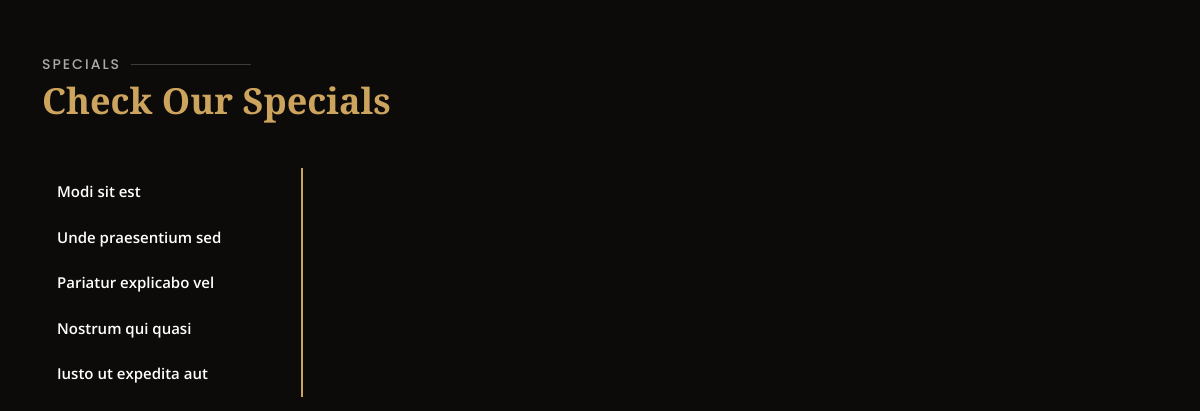
Page /specials.php on the committed database.
### tables this page shows
CREATE TABLE `specials` (
  `id` int(11) NOT NULL,
  `group_menu` varchar(255) NOT NULL,
  `groupname` varchar(255) NOT NULL,
  `img_specials` varchar(255) NOT NULL,
  `detail_specials` varchar(255) NOT NULL
);

### specials.php (the view, shortened to what this page needs)
<?php
include 'head.php';
include './inc_header.php';
include './connect/connect.php';
?>
<section id="specials" class="specials">
    <div class="container" data-aos="fade-up">
        <?php
        if(isset($_GET['action'])){
            $action = $_GET['action'];
            switch($action){
                case "en":
                    $sql = $conn->query("SELECT * FROM specials");
                    $rows = $sql->fetchAll(PDO::FETCH_ASSOC);
        ?>
        <div class="section-title">
            <h2>Specials</h2>
            <p>Check Our Specials</p>
        </div>
        <div class="row" data-aos="fade-up" data-aos-delay="100">
            <div class="col-lg-3">
                <ul class="nav nav-tabs flex-column">
                    <?php
                    foreach ($rows as $row) {
                    ?>
                    <li class="nav-item">
                        <a class="nav-link" data-bs-toggle="tab" href="#tab-<?php echo $row['id']; ?>"><?php echo $row['group_menu'] ?></a>
                    </li>
                    <?php } ?>
                </ul>
            </div>
            <div class="col-lg-9 mt-4 mt-lg-0">
                <div class="tab-content">
                    <?php
                    foreach ($rows as $row) {
                    ?>
                    <div class="tab-pane" id="tab-<?php echo $row['id']; ?>">
                        <div class="row">
                            <div class="col-lg-8 details order-2 order-lg-1">
                                <h3><?php echo $row['groupname']; ?></h3>
                                <p class="fst-italic"><?php echo $row['detail_specials']; ?></p>
                            </div>
                            <div class="col-lg-4 text-center order-1 order-lg-2">
                                <img src="./backend/img/<?php echo $row['img_specials']; ?>" alt="" class="img-fluid">
                            </div>
                        </div>
                    </div>
                    <?php } ?>
                </div>
            </div>
        </div>
        <?php break; ?>
        <?php case "th":
            $sql = $conn->query("SELECT * FROM specials_th");
            $rows = $sql->fetchAll(PDO::FETCH_ASSOC);
        ?>
        <div class="section-title">
            <h2>พิเศษ</h2>
            <p>เมนูพิเศษของเรา</p>
        </div>
        <div class="row" data-aos="fade-up" data-aos-delay="100">
            <div class="col-lg-3">
                <ul class="nav nav-tabs flex-column">
                    <?php
                    foreach ($rows as $row) {
                    ?>
                    <li class="nav-item">
                        <a class="nav-link" data-bs-toggle="tab" href="#tab-<?php echo $row['id']; ?>"><?php echo $row['group_menu_th'] ?></a>
                    </li>
                    <?php } ?>
                </ul>
            </div>
            <div class="col-lg-9 mt-4 mt-lg-0">
                <div class="tab-content">
                    <?php
                    foreach ($rows as $row) {
                    ?>
                    <div class="tab-pane" id="tab-<?php echo $row['id']; ?>">
                        <div class="row">
                            <div class="col-lg-8 details order-2 order-lg-1">
                                <h3><?php echo $row['groupname_th']; ?></h3>
                                <p class="fst-italic"><?php echo $row['detail_specials_th']; ?></p>
                            </div>
                            <div class="col-lg-4 text-center order-1 order-lg-2">
                                <img src="./backend/img/<?php echo $row['img_specials_th']; ?>" alt="" class="img-fluid">
                            </div>
                        </div>
                    </div>
                    <?php } ?>
                </div>
            </div>
        </div>
        <?php break; } ?>
        <?php }else{
            $sql = $conn->query("SELECT * FROM specials");
            $rows = $sql->fetchAll(PDO::FETCH_ASSOC);
        ?>
        <div class="section-title">
            <h2>Specials</h2>
            <p>Check Our Specials</p>
        </div>
        <div class="row" data-aos="fade-up" data-aos-delay="100">
            <div class="col-lg-3">
                <ul class="nav nav-tabs flex-column">
                    <?php
                    foreach ($rows as $row) {
                    ?>
                    <li class="nav-item">
                        <a class="nav-link" data-bs-toggle="tab" href="#tab-<?php echo $row['id']; ?>"><?php echo $row['group_menu'] ?></a>
                    </li>
                    <?php } ?>
                </ul>
            </div>
            <div class="col-lg-9 mt-4 mt-lg-0">
            </div>
        </div>
    </div>
    <?php } ?>
</section>

### assets/css/style.css (style rules this page uses)
body { font-family: "Open Sans", sans-serif; background: #0c0b09; color: #fff; }
a { color: #cda45e; text-decoration: none; }
h1, h2, h3, h4, h5, h6 { font-family: "Playfair Display", serif; }
section { padding: 60px 0; overflow: hidden; }
.section-title { padding-bottom: 40px; }
.section-title h2 { font-size: 14px; font-weight: 500; padding: 0; line-height: 1px; margin: 0 0 5px 0; letter-spacing: 2px; text-transform: uppercase; color: #aaaaaa; font-family: "Poppins", sans-serif; }
.section-title h2::after { content: ""; width: 120px; height: 1px; display: inline-block; background: rgba(255, 255, 255, 0.2); margin: 4px 10px; }
.section-title p { margin: 0; margin: 0; font-size: 36px; font-weight: 700; font-family: "Playfair Display", serif; color: #cda45e; }
.specials { overflow: hidden; }
.specials .nav-tabs { border: 0; }
.specials .nav-link { border: 0; padding: 12px 15px; transition: 0.3s; color: #fff; border-radius: 0; border-right: 2px solid #cda45e; font-weight: 600; font-size: 15px; }

### rows in the picture
specials: group_menu "Modi sit est"
specials: group_menu "Unde praesentium sed"
specials: group_menu "Pariatur explicabo vel"
specials: group_menu "Nostrum qui quasi"
specials: group_menu "Iusto ut expedita aut"
